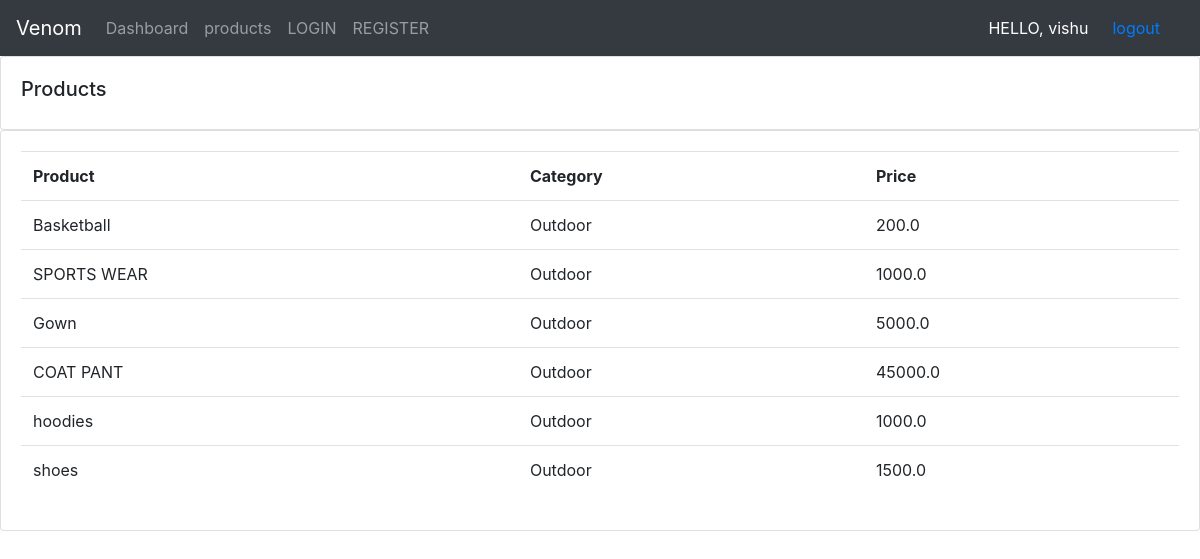
The app's page /product (signed in) with its own data.
### home/models.py (models this page shows, shortened)
class Product(models.Model):
        CATEGORY=(('Indoor',"Indoor"),
                  ('Outdoor','Outdoor'))
        name=models.CharField(max_length=200,null=True)
        price=models.FloatField(null=True)
        category=models.CharField(max_length=200,null=True, choices=CATEGORY)
        description=models.CharField(max_length=200,null=True)
        date_created=models.DateTimeField(auto_now_add=True, null=True)
        tag=models.ManyToManyField(Tag)

### home/views.py (the view)
# urls.py: path('product',views.product,name="product"),
def product(request):
    products=Product.objects.all()
    return render(request,'product.html',{'products': products})

### templates/product.html (shortened to what this page needs)
{% extends 'base.html' %}
{% block body %}
<div class="row">
    <div class="col-md">
        <div class="card card-body">
            <h5>Products</h5>
        </div>
        <div class="card card-body">
            <table class="table">
                <tr>
                    <th>Product</th>
                    <th>Category</th>
                    <th>Price</th>
                </tr>
                    {% for i in products %}
                   <tr>
                     <td>{{i.name}}</td>
                     <td>{{i.category}}</td>
                     <td>{{i.price}}</td>
                   </tr>
                    {% endfor %}
            </table>
        </div>
    </div>
</div>
{% endblock body %}

### templates/base.html (shortened to what this page needs)
<!doctype html>
<html lang="en">
  <head>
    <link rel="stylesheet" href="https://cdn.jsdelivr.net/npm/bootstrap@4.3.1/dist/css/bootstrap.min.css">
  </head>
  <body>
    <nav class="navbar navbar-expand-lg navbar-dark bg-dark">
        <a class="navbar-brand" href="#">Venom</a>
        <div class="collapse navbar-collapse" id="navbarNavDropdown">
          <ul class="navbar-nav">
            <li class="nav-item ">
              <a class="nav-link" href="/">Dashboard<span class="sr-only">(current)</span></a>
            </li>
            <li class="nav-item">
              <a class="nav-link" href="/product">products</a>
            </li>
            <li class="nav-item">
              <a class="nav-link" href="/loginuser">LOGIN</a>
            </li>
            <li class="nav-item">
              <a class="nav-link" href="/register">REGISTER</a>
            </li>
          </ul>
        </div>
        <span style="color:white" > HELLO, {{request.user}}</span>
        <span class="px-4"><a href="/logoutuser" > logout</a></span>
      </nav>
      {% block body %}{% endblock body %}
  </body>
</html>

### records on screen
Product: name "Basketball", category "Outdoor", price "200.0"
Product: name "SPORTS WEAR", category "Outdoor", price "1000.0"
Product: name "Gown", category "Outdoor", price "5000.0"
Product: name "COAT PANT", category "Outdoor", price "45000.0"
Product: name "hoodies", category "Outdoor", price "1000.0"
Product: name "shoes", category "Outdoor", price "1500.0"

### other values on screen
{{ request.user }} "vishu"
